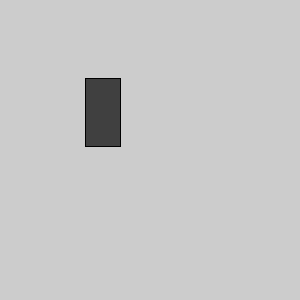
Frame 1 (no input)
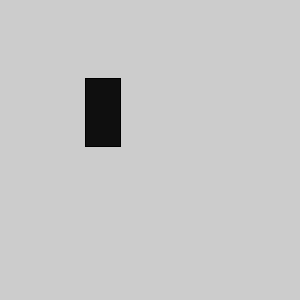
Frame 60 (the mouse pressed at the canvas centre just before this capture)
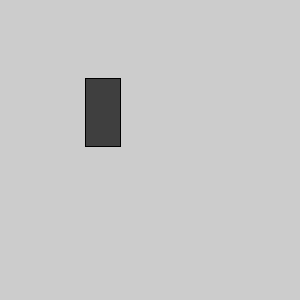
Frame 120 (the mouse held since frame 60 and released just before this capture)

The Processing sketch that drew these frames (run headless with seeded random() and noise(); from frame 60 on, the mouse is pressed at the canvas centre):

// Processing sketch: rectangulo
// ── rectangulo.pde


void setup(){

 size(300,300);}
 
 void draw(){
   fill(random(100));
   rect( 85, 78, 35, 68);
 }
